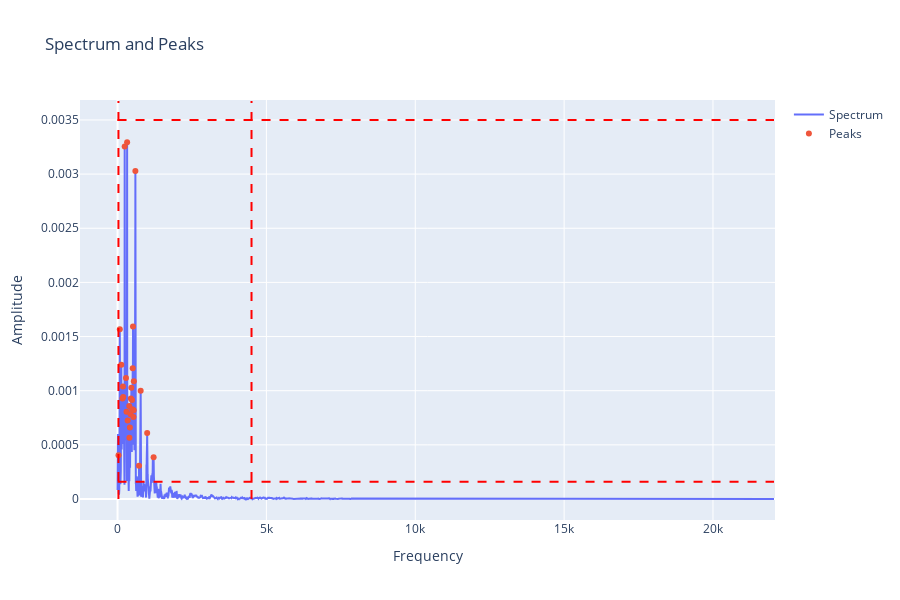

This figure's notebook cell:
### Code cell
import librosa
from dft_analysis import analyze_signal

# Load audio file
filename = 'bongo.wav'
signal, sr = librosa.load(filename, sr=None, mono=True)

# Analyze signal
peaks_df = analyze_signal(
    signal, 
    sr, 
    filename,
    window_type='hann', 
    thresh_amp_low=0.00016, 
    thresh_amp_high=0.0035, 
    thresh_freq_low=30, 
    thresh_freq_high=4500, 
    prominence=0.0002, 
    width=None,
    show_peaks=True, 
    show_plot=True
)

### Figure 1 — Plotly figure (JSON) as saved in the notebook; plotly's stock layout.template omitted (floating-point values rounded to 4 significant figures; data arrays with more than 128 entries replaced by an {"elided": "..."} marker saying what was removed)
{"data": [{"mode": "lines", "name": "Spectrum", "type": "scatter", "x": {"elided": "37249 float values"}, "y": {"elided": "37249 float values"}}, {"mode": "markers", "name": "Peaks", "type": "scatter", "x": [31.97, 75.18, 126.7, 164.0, 181.7, 189.4, 239.2, 283.0, 300.7, 321.4, 339.2, 393.7, 398.4, 413.8, 436.9, 448.1, 464.1, 484.8, 497.3, 508.5, 518.6, 533.4, 541.1, 547.0, 599.1, 721.6, 776.7, 995.1, 1211.0], "y": [0.0004042, 0.001568, 0.00124, 0.000927, 0.001039, 0.0009409, 0.003256, 0.001118, 0.0008057, 0.003295, 0.0007245, 0.0008596, 0.0005645, 0.0006609, 0.0007822, 0.0009282, 0.001028, 0.0009133, 0.0008298, 0.001206, 0.001593, 0.0007572, 0.0008199, 0.001086, 0.00303, 0.0003074, 0.001, 0.000609, 0.0003856]}], "layout": {"autosize": false, "dragmode": "pan", "height": 600, "shapes": [{"line": {"color": "Red", "dash": "dash", "width": 2}, "type": "line", "x0": 0, "x1": 22050.0, "y0": 0.00016, "y1": 0.00016}, {"line": {"color": "Red", "dash": "dash", "width": 2}, "type": "line", "x0": 0, "x1": 22050.0, "y0": 0.0035, "y1": 0.0035}, {"line": {"color": "Red", "dash": "dash", "width": 2}, "type": "line", "x0": 30, "x1": 30, "y0": 0, "y1": 0.003675}, {"line": {"color": "Red", "dash": "dash", "width": 2}, "type": "line", "x0": 4500, "x1": 4500, "y0": 0, "y1": 0.003675}], "showlegend": true, "title": {"text": "Spectrum and Peaks"}, "width": 900, "xaxis": {"autorange": true, "range": [-1264.0, 22080.0], "showspikes": false, "title": {"text": "Frequency"}, "type": "linear"}, "yaxis": {"autorange": true, "range": [-0.0001939, 0.003684], "showspikes": false, "title": {"text": "Amplitude"}, "type": "linear"}}}
